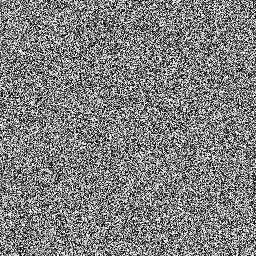
%> input picture result1.jpg, 256 x 256 px
$ octave miyao.m   (GNU Octave 9; MATLAB toolbox functions it lacks are replaced by stand-ins)
%> lines starting %> are read from the running program, lines starting %| are printed output that depends on the picture
### hexStringXor.m
function [Key] = hexStringXor(hexString)
    % 检查输入是否为64个字符的十六进制字符串
    if length(hexString) ~= 64 || ~all(ismember(hexString, '0123456789ABCDEFabcdef'))
        error('输入必须是长度为64个字符的十六进制字符串！');
    end

    n=size(hexString,2)/2;
    HexBin=Hex2Bin(hexString,4);%%HEX2BIN将十六进制字符串转换为二进制字符串。64*4
    HexBin=HexBin(:)';
    HexDecimal=zeros(1,n);
    for i=1:1:n
        HexDecimal(i)=bin2dec(HexBin((i-1)*8+1:i*8));%1*256char二进制
    end
    key1=HexDecimal(1:16);
    xor_value1 = key1(1);
    for i1 = 2:16
    xor_value1 = bitxor(xor_value1, key1(i1));
    end
    Key(1)= xor_value1 / 256+6;
    key2=HexDecimal(17:32);
    xor_value2 = key2(1);
    for i2 = 2:16
    xor_value2 = bitxor(xor_value2, key2(i2));
    end
    Key(2) = xor_value2 /256+6;
    %% 明文相关参数par
    % tmp=floor(xor_value1*256+xor_value2);
    % par = mod(tmp, 256); % 明文相关参数
end

### chaos7_2d.m
function [x,y]=chaos6_2d(key,M,N)
a=key(1);
b=key(2);

MM = M*N;
x= zeros(1,MM+1000);
y = zeros(1,MM+1000);
for n = 1:MM+1000
    x(1)=6;
    y(1)=6;
  	x(n+1)=cos(pi*exp((a-x(n)*x(n)))+exp((4/b*(sin(pi*y(n))))));
 	y(n+1)=cos(pi*exp((4/b*(sin(pi*x(n+1)))))+exp((a-y(n)*y(n))));
end
x=x(1002:length(x));
y=y(1002:length(y));
end

### zlks_jie1.m
%% 同时的置乱扩散解密
%P原图 C加密图
%s混沌序列s=2*m*n
function P1=zlks_jie1(C,par,S1,S2)
[M,N]=size(C);
C=double(C);
P1=zeros(1,M*N);
%混沌序列123
S1=mod(floor(S1*pow2(16)),M*N);
S2=mod(floor(S2*pow2(16)),256);
S3=bitxor(S1,S2);
S3=mod(floor(S3*pow2(16)),8);
%排序
[~,V] = sort(S1,'ascend');
%解密
C=C(:);
C=C';
P=zeros(1,M*N);
C0=par;
P(V(1))=bitxor(bitxor(C(1),S2(V(1))),C0);
for i=2:M*N
    P(V(i))=bitxor(bitxor(C(i),S2(V(i))),C(i-1));
end
for n=1:M*N
    P1(n)=BitCircShift(P(n),-S3(n));
end
end

### BitCircShift.m
function y=BitCircShift(x,k)
  if abs(k)>7 || k==0
       y=x;
       return;
  end
   if k>0
      t1=mod(x*pow2(k),256);
      t2=floor(x/pow2(8-k));
   else
      t1=floor(x*pow2(k));
      t2=mod(x,pow2(-k))*pow2(8+k);
   end
      y=t1+t2;
  end

### pingjia/NPCRUACI.m
function nu = NPCRUACI(P1,P2)
    nu=zeros(1,2);
    P1=double(P1);P2=double(P2);[M,N]=size(P1);
    D=(P1~=P2);nu(1)=sum(sum(D))/(M*N)*100;
    fprintf('NPCR=%8.4f%%.  ',nu(1));
    nu(2)=sum(sum(abs(P1-P2)))/(255*M*N)*100;
    fprintf('UACI=%8.4f%% .\n',nu(2));
end

### hash/Hex2Bin.m
function s= Hex2Bin(h,N)
    %HEX2BIN Convert hexdecimal string to a binary string.
    %   HEX2BIN(h) returns the binary representation of h as a string.
    %
    %   Tamir Suliman
    %   HEX2BIN(h,n) produces a binary representation with at least
    %   N bits.
    %
    %   Example
    %      hex2bin('f') returns '1111'
    %      hex2bin('fa') returns '1111 1010'
    %      hex2bin(['f' 'a'],4) returns
    %      0010 1111
    %   See also BIN2DEC, DEC2HEX, DEC2BASE.
    %
    %   This function implemented with the help  of  hex2dec and dec2bin
    %
    % Input checking
    %
    h=h(:);  % Make sure h is a column vector.
    if iscellstr(h), h = char(h); end
    if isempty(h), s = []; return, end
    % Work in upper case.
    h = upper(h);
    [m,n]=size(h);
    % Right justify strings and form 2-D character array.
    if ~isempty(find((h==' ' | h==0),1))
      h = strjust(h);
      % Replace any leading blanks and nulls by 0.
      h(cumsum(h ~= ' ' & h ~= 0,2) == 0) = '0';
    else
      h = reshape(h,m,n);
    end
    % Check for out of range values
    if any(any(~((h>='0' & h<='9') | (h>='A'&h<='F'))))
       error('MATLAB:hex2bin:IllegalHexadecimal',...
          'Input string found with characters other than 0-9, a-f, or A-F.');
    end
    sixteen = 16;
    p = fliplr(cumprod([1 sixteen(ones(1,n-1))]));
    p = p(ones(m,1),:);
    s = h <= 64; % Numbers
    h(s) = h(s) - 48;
    s =  h > 64; % Letters
    h(s) = h(s) - 55;
    s = sum(h.*p,2);
    % Decimal  to Binary
    d = s;
    n = N;
    d = double(d);
    if nargin<2
        n=1; % Need at least one digit even for 0.
    else
        if ~(isnumeric(n) || ischar(n)) || ~isscalar(n) || n<0
            error('MATLAB:hex2bin:InvalidBitArg','N must be a positive scalar numeric.');
        end
        n = round(double(n)); % Make sure n is an integer.
    end;
    % Actual algorithm
    [f,e] = log2(max(d)); % How many digits do we need to represent the numbers?
    s = char(rem(floor(d*pow2(1-max(N,e):0)),2)+'0');
end

### miyao.m
%% 密钥敏感性分析
clear;
clc;
close all;
I1=imread('result1.jpg'); %036_512.jpg
%> I1 is the input picture: size 256x256 uint8; min 0, max 255, mean 127.4
if size(I1,3)>1
I1=rgb2gray(I1);
end
[M,N]=size(I1);
%> M = 256; N = 256
I1=double(I1);
%> I1: size 256x256 double
figure;
imshow(I1);
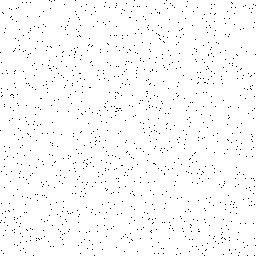
%> displayed picture: size 256x256, on the screen's scale of 0 to 255; 98.2% white; black in thin lines or dots
I2=imread('result2.jpg'); %QR码512
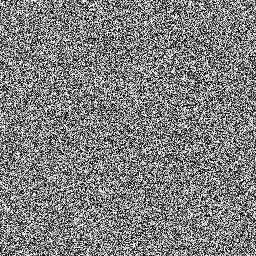
%> input picture result2.jpg, 256 x 256 px
%> I2 is the input picture: size 256x256 uint8; min 0, max 255, mean 127.2
if size(I2,3)>1
I2=rgb2gray(I2);
end
figure;
imshow(I2);
I2=double(I2);
%> I2: size 256x256 double
I_CHA=abs(I1-I2);
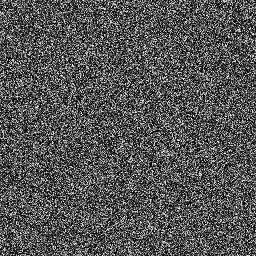
%> I_CHA: size 256x256 double; min 0, max 255, mean 85.5
figure;
imshow(uint8(I_CHA));
%直方图
 figure;
t1=double(I_CHA);
hist(t1(:),256,'FontName','Times New Roman');
%> (this line was passed over: hist is not available in this run)
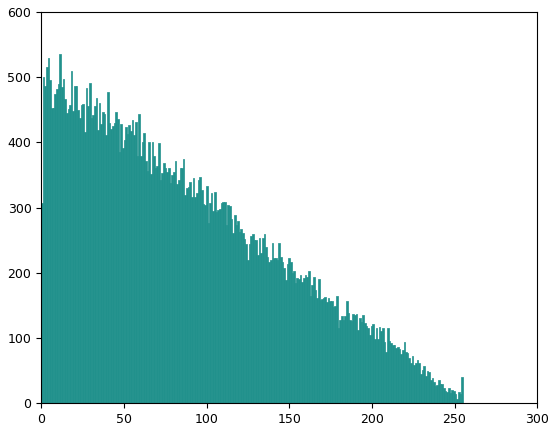
%> figure redrawn from the program's plot data; tallest bar 536 high, from x = 10.96 to 11.95
H='e793c5539f471ee4c835adbcfb10423779f360f059e0d112670692e4398e77d9';
 [Key] = hexStringXor(H);
 %% 解密
 Pd=I2(:);
 ke=230;
 [x,y]=chaos7_2d(Key,M,N);
 %第一轮解密 7.9978
I1_1=zlks_jie1( Pd,ke,x,y);
%> the loop in zlks_jie1, `for n=1:M*N` made 65536 passes
I1_1=reshape(I1_1,M,N);
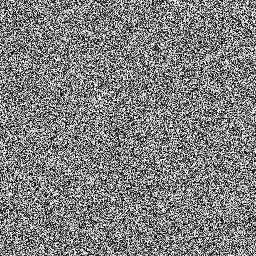
%> I1_1: size 256x256 double; min 0, max 255, mean 127.4; mean of the top-left, top-right, bottom-left and bottom-right quarters 127.3, 127.7, 127.1, 127.4
figure;
imshow(uint8(I1_1));
imwrite(uint8(I1_1), 'result2_de.jpg');
%% 密钥敏感性
nu = NPCRUACI(I1,I2);
%> in NPCRUACI, `D=(P1~=P2)`:
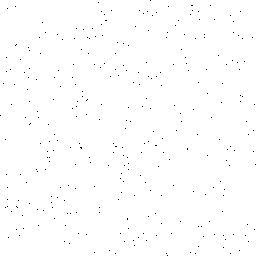
%> D: size 256x256 logical; 99.5% white; black in thin lines or dots
%| NPCR= 99.5316%.  UACI= 33.5454% .
%> nu = [99.53 33.55]
